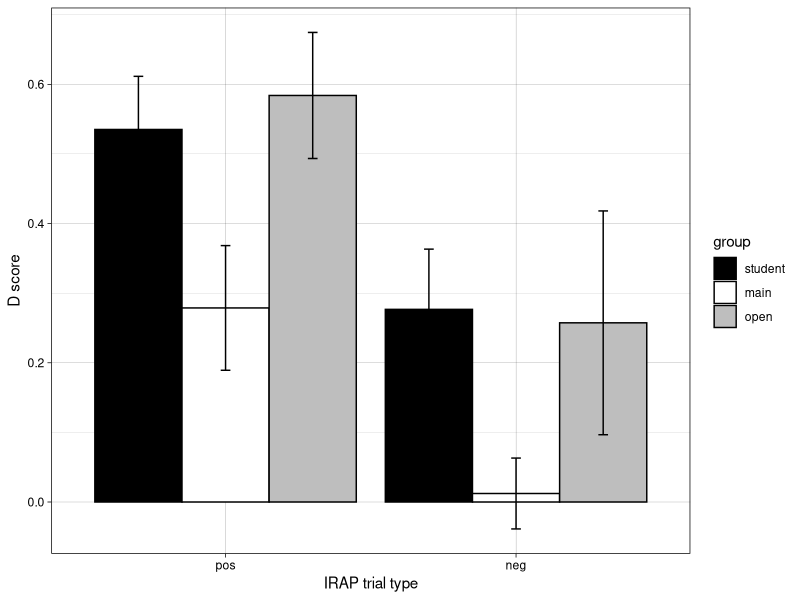

Here is the R script that generated this plot:
## ---- chunk 1

library(tidyverse)

dat <- read_csv("vahey2009.csv", col_names = FALSE) |>
  rename(name = X1, value = X2) |>
  pivot_wider(names_from = "name", 
              values_from = "value") |>
  pivot_longer(cols = everything(),
               names_to = c("valence", 
                            "group",
                            "metric"),
               names_sep = "_",
               values_to = "value") |>
  pivot_wider(names_from = "metric",
              values_from = "value") |>
  rename(M = m, SE = se) |>
  mutate(SE = SE - M, # actual value of SE is SE minus mean, as I extracted the upper intervals
         N = case_when(group == "open" ~ 6,
                       group == "main" ~ 15, 
                       group == "student" ~ 30),
         SD = SE * sqrt(N)) |>
  mutate(group = fct_relevel(group, "student", "main", "open"),
         valence = fct_relevel(valence, "pos", "neg"))


ggplot(dat, aes(valence, M, fill = group)) +
  geom_bar(stat = "identity", position = position_dodge(width = .9), color = "black") +
  geom_errorbar(aes(ymin = M - SE, ymax = M + SE), position = position_dodge(width = .9), width = 0.1) +
  theme_linedraw() +
  scale_fill_manual(values = c("black", "white", "grey")) +
  ylab("D score") +
  xlab("IRAP trial type")



# Function to calculate Cohen's d
calculate_cohens_d <- function(mean1, mean2, sd1, sd2, n1, n2) {
  pooled_sd <- sqrt(((n1 - 1) * sd1^2 + (n2 - 1) * sd2^2) / (n1 + n2 - 2))
  d <- (mean1 - mean2) / pooled_sd
  return(d)
}


dat_wide <- dat |>
  select(group, valence, M, SD, N) |>
  pivot_wider(names_from = group,
              values_from = c(M, SD, N))

dat_cohens_d <- 
  bind_rows(
    dat_wide |>
      group_by(valence) %>%
      mutate(d = pmap(list(M_student, M_main, SD_student, SD_main, N_student, N_main),
                      calculate_cohens_d),
             comparison = "student - main") |>
      unnest(d),
    dat_wide |>
      group_by(valence) %>%
      mutate(d = pmap(list(M_student, M_open, SD_student, SD_open, N_student, N_open),
                      calculate_cohens_d),
             comparison = "student - open") |>
      unnest(d)
  ) |>
  ungroup() |>
  mutate(r = d / sqrt(d^2 + 4)) |>
  select(comparison, valence, d, r)

dat_cohens_d

dat_cohens_d |>
  summarize(mean_r = mean(r))



convert_r_to_d <- function(r) {
  d = 2 * r / sqrt(1 - r^2)
  return(d)
}




SD1 = .21/convert_r_to_d(0.89)
SD2 = .34/convert_r_to_d(0.55)

SD1
SD2

